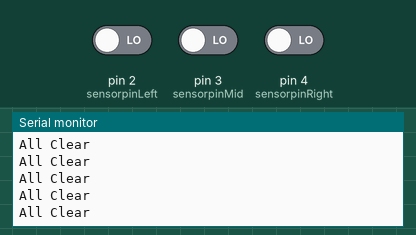
Recording of a sketch running on a simulated Arduino Uno, built with avr-gcc and run on an emulated ATmega328P. On the bench: the last lines printed to the serial monitor. The test bench sets the inputs (shaded band); at power-on: pin 2 (sensorpinLeft) LOW, pin 3 (sensorpinMid) LOW, pin 4 (sensorpinRight) LOW.

Above: at 1.2 s.
1.3 s: pin 2 (sensorpinLeft) driven HIGH and pin 3 (sensorpinMid) driven HIGH
At 1.56 s:
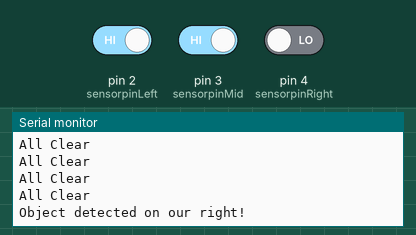
3.3 s: pin 3 (sensorpinMid) driven LOW and pin 4 (sensorpinRight) driven HIGH
At 3.56 s:
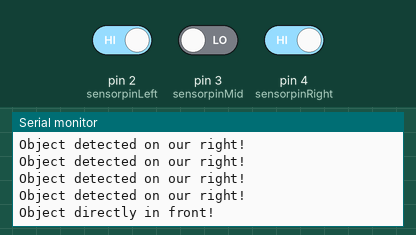

The sketch:

IRLightSensor3Array.ino
```cpp
// Three(3) x InfraRed Sensor Obstacle Detection array (Left, Middle, Right)

// Make sure the pins you're using on the Arduino match these numbers.
const int sensorpinLeft = 2;
const int sensorpinMid = 3;
const int sensorpinRight = 4;

// Setup code will only run once at the start of the program.
void setup() {

  // Set sensor pins as input so that we can read information from them.
  pinMode(sensorpinLeft, INPUT);
  pinMode(sensorpinMid, INPUT);
  pinMode(sensorpinRight, INPUT);

// Allow us to print to the serial console
  Serial.begin(9600);
  Serial.println("Setup complete");

}

// Loop code will run after the setup code and keep running over and over again forever.
void loop() {


  // Object on direct right
  if (digitalRead(sensorpinLeft) == HIGH && digitalRead(sensorpinMid) == HIGH && digitalRead(sensorpinRight) == LOW){
    //send message to serial monitor
    Serial.println("Object detected on our right!");

  }

  //object directly in front
    else if (digitalRead(sensorpinLeft) == HIGH && digitalRead(sensorpinMid) == LOW && digitalRead(sensorpinRight) == HIGH ) {
    //send message to serial monitor
    Serial.println("Object directly in front!");

  }


  // Object on directly on left
  else if (digitalRead(sensorpinLeft) == LOW  && digitalRead(sensorpinMid) == HIGH && digitalRead(sensorpinRight) == HIGH) {
    //send message to serial monitor
    Serial.println("Object detected on our left!");

  }

  //no object in front
  else {
  //send message to serial monitor
    Serial.println("All Clear");

  }

  delay(200);
}
```

Measured:
- after the input at 1.3 s, the serial monitor: prints a new line after 0.10 s (image 1)
- after the input at 3.3 s, the serial monitor: prints a new line after 0.10 s (image 2)
